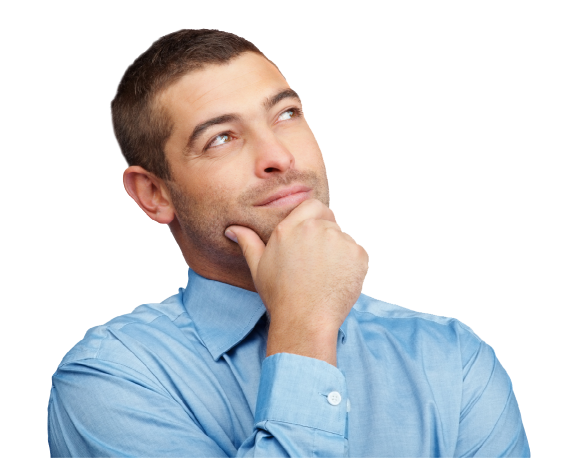
#> input picture images/man.png, 1169 x 916 px (shown at 1/2 size)
$ python by_pixels.py
#> lines starting #> are read from the running program, lines starting #| are printed output that depends on the picture
from PIL import Image

img = Image.open("../images/man.png")
#> img is the input picture: PIL image 1169x916 RGBA; mean R, G, B, A 212.7, 214.6, 218.1, 109.6

pixelmap = img.load()
ascii = " .,:;ox%#@"

def resize_img(img, new_width=150):
#> called with new_width = 150
    width, height = img.size
#> width = 1169; height = 916
    new_height = int(new_width * (height / width) / 2)
#> new_height = 58
    return (new_width, new_height)

img = img.resize(resize_img(img))
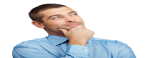
#> img: PIL image 150x58 RGBA; mean R, G, B, A 70, 71.9, 75.5, 109.6; transparent parts drawn white
width, height = img.size
#> width = 150; height = 58

img = img.convert("L")
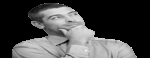
#> img: PIL image 150x58 L; min 0, max 240, mean 71.7

rows = []
for i in range(height):
    cols = []
    for j in range(width):
        p = img.getpixel((j,i))

        cols.append(ascii[p*(len(ascii)-1)//255])
    rows.append(cols)
#> after the loop, rows = 58 items

for row in rows:
    print("".join(row))
#> this loop made 58 passes
#> (printed output is left out)
